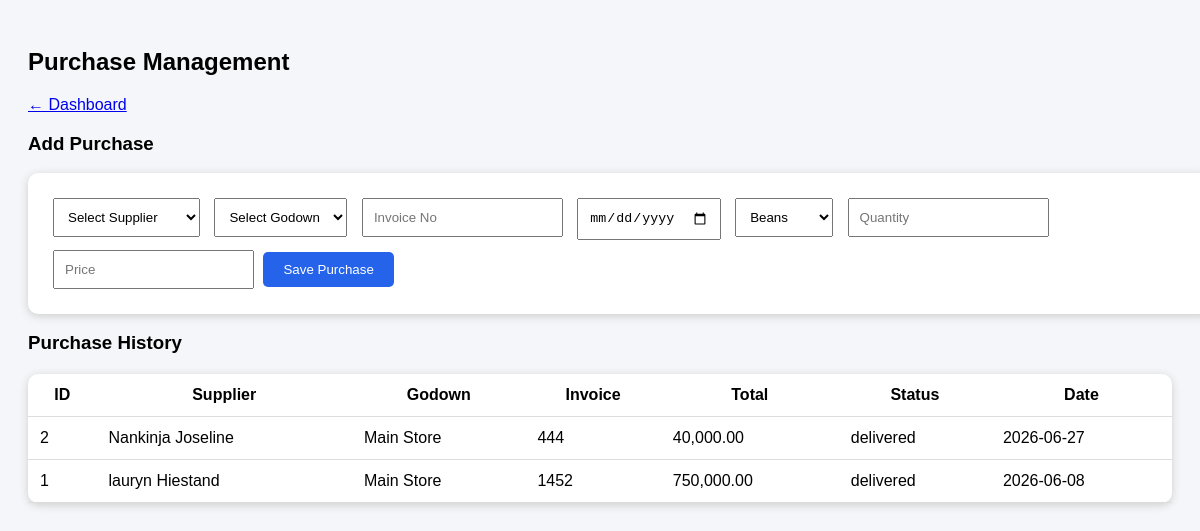
Screenshot of /purchases.php (signed in) with the database file from the repository.
### tables this page shows
CREATE TABLE IF NOT EXISTS `purchases` (
  `id` int NOT NULL AUTO_INCREMENT,
  `supplier_id` int DEFAULT NULL,
  `godown_id` int DEFAULT NULL,
  `invoice_no` varchar(100) DEFAULT NULL,
  `purchase_date` date DEFAULT NULL,
  `total_amount` decimal(10,2) DEFAULT '0.00',
  `status` enum('pending','approved','delivered') DEFAULT 'pending',
  `created_by` int DEFAULT NULL,
  `created_at` timestamp NULL DEFAULT CURRENT_TIMESTAMP,
  PRIMARY KEY (`id`),
  KEY `supplier_id` (`supplier_id`),
  KEY `godown_id` (`godown_id`),
  KEY `created_by` (`created_by`)
);

CREATE TABLE IF NOT EXISTS `suppliers` (
  `id` int NOT NULL AUTO_INCREMENT,
  `name` varchar(150) NOT NULL,
  `phone` varchar(30) DEFAULT NULL,
  `email` varchar(100) DEFAULT NULL,
  `address` text,
  `created_at` timestamp NULL DEFAULT CURRENT_TIMESTAMP,
  PRIMARY KEY (`id`)
);

CREATE TABLE IF NOT EXISTS `godowns` (
  `id` int NOT NULL AUTO_INCREMENT,
  `name` varchar(100) NOT NULL,
  `location` varchar(200) DEFAULT NULL,
  `created_at` timestamp NULL DEFAULT CURRENT_TIMESTAMP,
  PRIMARY KEY (`id`)
);

### purchases.php (the view, shortened to what this page needs)
<?php
$db = getDB();
$products=$db->query("
SELECT *
FROM products
ORDER BY product_name
")->fetchAll(PDO::FETCH_ASSOC);
$purchases=$db->query("
SELECT
p.*,
s.name supplier,
g.name godown
FROM purchases p
LEFT JOIN suppliers s
ON p.supplier_id=s.id
LEFT JOIN godowns g
ON p.godown_id=g.id
ORDER BY p.id DESC
")->fetchAll(PDO::FETCH_ASSOC);
?>
<!DOCTYPE html>
<html>
<head>
</head>
<body>
<h2>
Purchase Management
</h2>
<a href="dashboard.php">
← Dashboard
</a>
<h3>
Add Purchase
</h3>
<form method="POST">
<select name="supplier_id" required>
<option>
Select Supplier
</option>
</select>
<select name="godown_id" required>
<option>
Select Godown
</option>
</select>
<input
name="invoice_no"
placeholder="Invoice No"
required
>
<input
type="date"
name="purchase_date"
required
>
<select name="product_id">
<?php foreach($products as $p): ?>
<option value="<?=$p['id']?>">
<?=$p['product_name']?>
</option>
<?php endforeach; ?>
</select>
<input
type="number"
name="quantity"
placeholder="Quantity"
required
>
<input
type="number"
step="0.01"
name="price"
placeholder="Price"
required
>
<button name="save_purchase">
Save Purchase
</button>
</form>
<h3>
Purchase History
</h3>
<table>
<tr>
<th>ID</th>
<th>Supplier</th>
<th>Godown</th>
<th>Invoice</th>
<th>Total</th>
<th>Status</th>
<th>Date</th>
</tr>
<?php foreach($purchases as $p): ?>
<tr>
<td>
<?=$p['id']?>
</td>
<td>
<?=$p['supplier']?>
</td>
<td>
<?=$p['godown']?>
</td>
<td>
<?=$p['invoice_no']?>
</td>
<td>
<?=number_format($p['total_amount'],2)?>
</td>
<td>
<?=$p['status']?>
</td>
<td>
<?=$p['purchase_date']?>
</td>
</tr>
<?php endforeach; ?>
</table>
</body>
</html>

### purchases.php (style rules this page uses)
body { font-family:Arial; background:#f4f6f9; padding:20px; }
form,table { background:white; padding:20px; border-radius:10px; width:100%; box-shadow:0 2px 8px #ccc; }
input,select { padding:10px; margin:5px; }
button { background:#2563eb; color:white; padding:10px 20px; border:0; border-radius:5px; }
table { border-collapse:collapse; margin-top:20px; }
th,td { padding:12px; border-bottom:1px solid #ddd; }

### rows the page displays
purchases: id "2", supplier.name "Nankinja Joseline", godown.name "Main Store", invoice_no "444", total_amount "40,000.00", status "delivered", purchase_date "2026-06-27"
purchases: id "1", supplier.name "lauryn Hiestand", godown.name "Main Store", invoice_no "1452", total_amount "750,000.00", status "delivered", purchase_date "2026-06-08"

### other values shown
form field product_id "Beans"
